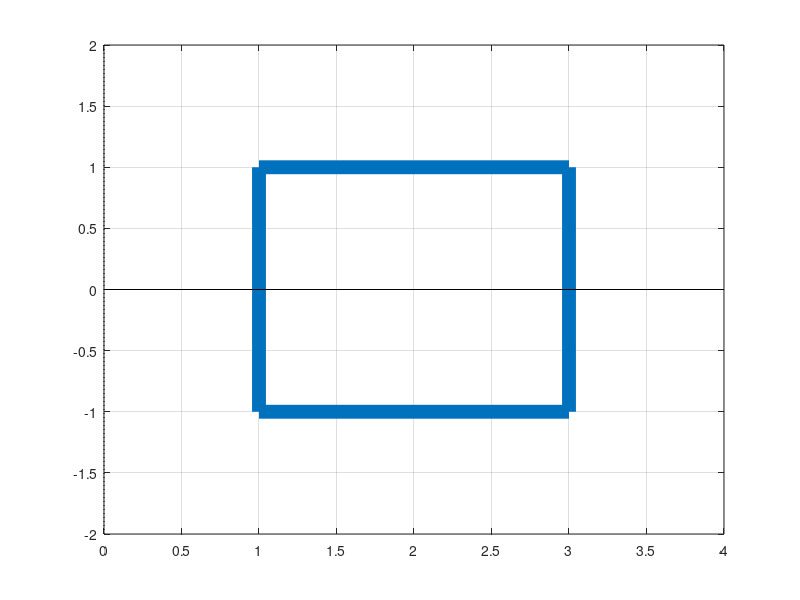

MATLAB code to generate this figure:
plot([1,3,3,1,1],[1,1,-1,-1,1], 'linewidth', 10); hold on
grid on
plot([0,4],[0,0],'Color',[0 0 0])
plot([0,0],[-2,2],'k:')
set(gca,'ytick',[-2:0.5:2])
set(gca,'xtick',[0:0.5:4]); hold off
